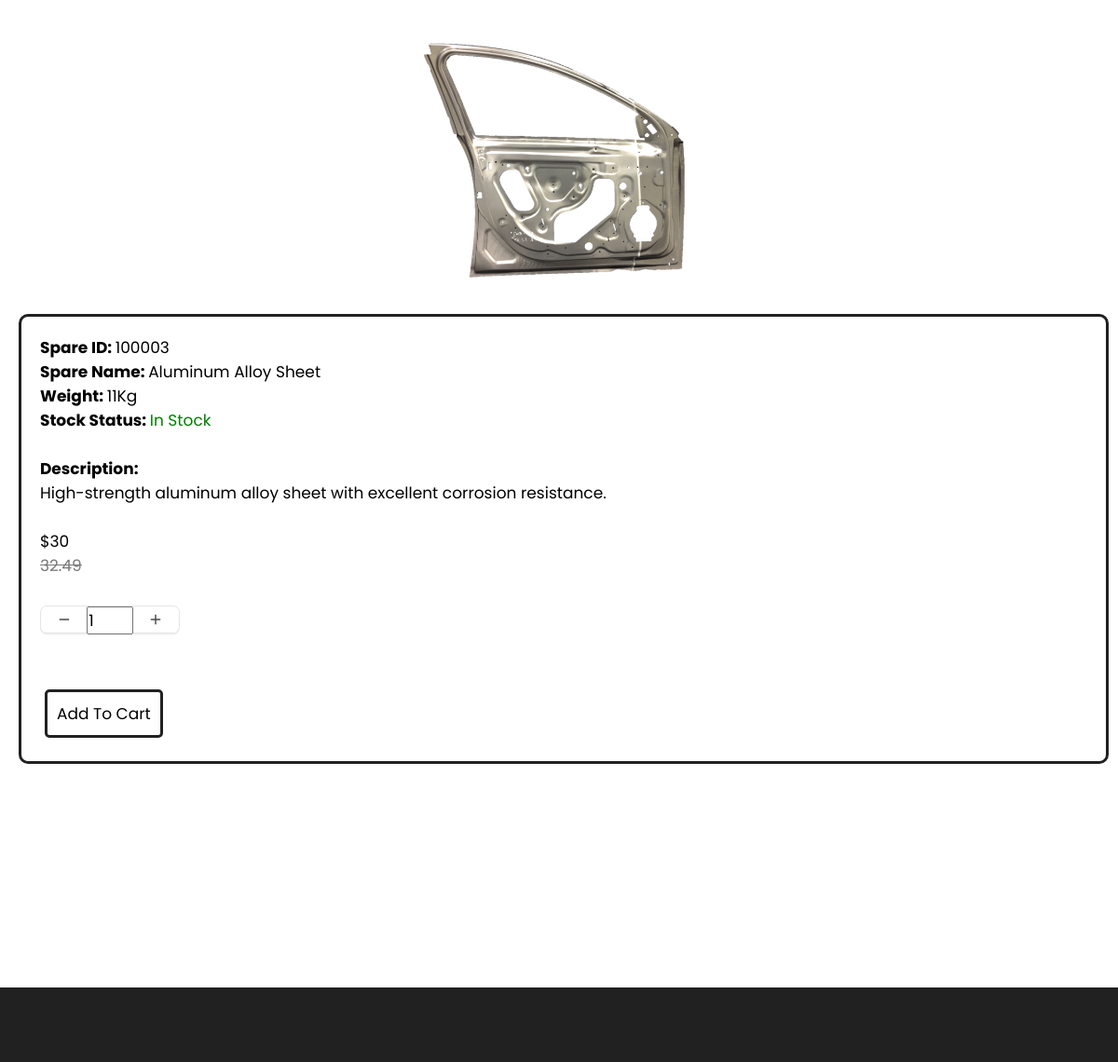
The page /dealer/product_Detail.php?sparePartNum=100003 (signed in) on the database its author committed.
### tables this page shows
CREATE TABLE IF NOT EXISTS `sparepart` (
  `sparePartNum` mediumint NOT NULL,
  `sparePartName` varchar(50) NOT NULL,
  `sparePartDescription` varchar(255) NOT NULL,
  `stockItemQty` smallint NOT NULL,
  `weight` float NOT NULL,
  `price` float NOT NULL,
  `discountPrice` float DEFAULT NULL,
  `sparePartImage` varchar(150) DEFAULT NULL,
  PRIMARY KEY (`sparePartNum`)
);

### dealer/product_Detail.php (the view, shortened to what this page needs)
<?php
require_once('../db/connect.php');
?>
<!DOCTYPE html>
<html lang="en">
<head>
  <link rel="stylesheet" href="./assets/css/style-prefix.css" />
  <link rel="stylesheet" href="./assets/css/style-productDetail.css" />
  <link rel="stylesheet" href="./assets/css/toast.css" />
</head>
<body>
  <main>
    <div class="productDetail-container">
      <?php
      $sparePartNum = $_GET["sparePartNum"];
      $sql = "SELECT * FROM sparePart WHERE sparePartNum = " . $sparePartNum;
      $result = $conn->query($sql);
      if ($result->num_rows > 0) {
        $row = $result->fetch_assoc();
      ?>
        <div class="container">
          <div class="product-box">
            <div class="product">
              <a href="#" class="product-img-box">
                <img src="<?php echo $row["sparePartImage"] ?>" alt="product-img-box" width="300" class="product-img" />
              </a>
              <?php
              if ($row["stockItemQty"] >= 100) {
                $stockItemStatus = "In Stock";
              } else {
                $stockItemStatus = "Out of Stock";
                echo '<style>#stockItemStatus{color:red;}
                    </style>';
              };
              ?>
              <div class="product-content">
                <label id="bold">Spare ID: </label><span class="product-title" id="sparePartNum"><?php echo $row["sparePartNum"] ?></span><br>
                <label id="bold">Spare Name: </label><span class="product-title" id="sparePartName"><?php echo $row["sparePartName"] ?></span><br>
                <label id="bold">Weight: </label><span class="product-title" id="weight"><?php echo $row["weight"] ?>Kg</span><br>
                <label id="bold">Stock Status: </label><span class="product-title" id="stockItemStatus"><?php echo $stockItemStatus ?></span><br>
                <br>
                <label id="bold">Description:</label>
                <p class="product-description">
                  <?php echo  $row["sparePartDescription"] ?>
                  <br><br>
                <div class="price-box">
                  <?php
                  if ($row["discountPrice"] == null) {
                    $price = $row["price"];
                    echo "<div class='price-box'><p class='price' id='price'>$ $price</p>";
                  } else {
                    $price = $row["discountPrice"];
                    $delPrice = $row["price"];
                    echo "<div class='price-box'>
                    <p class='price' id='price'>$$price</p>
                    <del>$delPrice</del>";
                  } ?>
                </div>
                <div class="quantity">
                  <button onclick="quantityDecrement()">
                    <svg fill="none" viewBox="0 0 24 24" height="14" width="14" xmlns="http://www.w3.org/2000/svg">
                      <path stroke-linejoin="round" stroke-linecap="round" stroke-width="2.5" stroke="#47484b" d="M20 12L4 12"></path>
                    </svg>
                  </button>
                  <input id="quantityNumber" type="number" value="1" min="0" />
                  <button onclick="quantityIncrement()">
                    <svg fill="none" viewBox="0 0 24 24" height="14" width="14" xmlns="http://www.w3.org/2000/svg">
                      <path stroke-linejoin="round" stroke-linecap="round" stroke-width="2.5" stroke="#47484b" d="M12 4V20M20 12H4"></path>
                    </svg>
                  </button>
                </div>
                <button class="product-content-button" onclick="addToCart()">Add To Cart</button>
              </div>
            </div>
          </div>
        </div>
      <?php
      }
      ?>
    </div>
  </main>
  <footer>
  </footer>
</body>
</html>

### dealer/assets/css/style-prefix.css (style rules this page uses)
:root { --spanish-gray: hsl(0, 0%, 60%); --sonic-silver: hsl(0, 0%, 47%); --eerie-black: hsl(0, 0%, 13%); --salmon-pink: hsl(353, 100%, 78%); --sandy-brown: hsl(29, 90%, 65%); --bittersweet: hsl(0, 100%, 70%); --ocean-green: hsl(152, 51%, 52%); --davys-gray: hsl(0, 0%, 33%); --cultured: hsl(0, 0%, 93%); --white: hsl(0, 100%, 100%); --onyx: hsl(0, 0%, 27%); --fs-1: 1.563rem; --fs-2: 1.375rem; --fs-3: 1.25rem; --fs-4: 1.125rem; --fs-5: 1rem; --fs-6: 0.938rem; --fs-7: 0.875rem; --fs-8: 0.813rem; --fs-9: 0.75rem; --fs-10: 0.688rem; --fs-11: 0.625rem; --weight-300: 300; --weight-400: 400; --weight-500: 500; --weight-600: 600; --weight-700: 700; --border-radius-md: 10px; --border-radius-sm: 5px; --transition-timing: 0.2s ease; }
*, *::before, *::after { user-select: none; margin: 0; padding: 0; box-sizing: border-box; }
a { text-decoration: none; }
a:link { color: var(--onyx); }
button { background: none; font: inherit; border: none; cursor: pointer; }
img, ion-icon, button, a { display: block; }
span { display: inline-block; }
html { font-family: "Poppins", sans-serif; overscroll-behavior: contain; }
input { display: block; width: 100%; font: inherit; }
input::placeholder { font: inherit; }
body { background: var(--white); }
footer { background: var(--eerie-black); padding: 30px 0; }
@media (min-width: 480px) { :root { --fs-1: 1.875rem; } }
@media (min-width: 768px) { :root { --fs-1: 2.375rem; } }
@media (min-width: 768px) { html { font-size: 17px; } }
@media (min-width: 768px) { .container { max-width: 750px; margin: auto; } }
@media (min-width: 1024px) { :root { --fs-1: 2.625rem; --fs-2: 1.125rem; } }
@media (min-width: 1024px) { .container { max-width: 980px; } }
@media (min-width: 1024px) { .product-box { min-width: -webkit-calc(75% - 15px); min-width: calc(75% - 15px); } }
@media (min-width: 1200px) { .container { max-width: 1200px; } }
@media (min-width: 1200px) { footer { padding-top: 50px; } }

### dealer/assets/css/style-productDetail.css (style rules this page uses)
.quantity { width: 150px; height: 30px; display: grid; grid-template-columns: 1fr 1fr 1fr; margin-top: 30px; margin-bottom: 30px; background-color: #ffffff; border: 1px solid #e5e5e5; border-radius: 7px; filter: drop-shadow(0px 1px 0px #efefef) drop-shadow(0px 1px 0.5px rgba(239, 239, 239, 0.5)); }
#bold { font-weight: bold; }
.quantity button { width: 33%; height: 30px; display: flex; align-items: center; justify-content: center; border: 0; outline: none; background-color: transparent; padding-bottom: 2px; margin: auto; }
del { color: var(--sonic-silver); }

### dealer/product_Detail.php (style rules this page uses)
#stockItemStatus { color:green; }

### rows shown on the page
sparepart: sparePartImage (picture), sparePartNum "100003", sparePartName "Aluminum Alloy Sheet", weight "11", stockItemQty "In Stock", sparePartDescription "High-strength aluminum alloy sheet with excellent corrosion resistance.", discountPrice "30", price "32.49"
